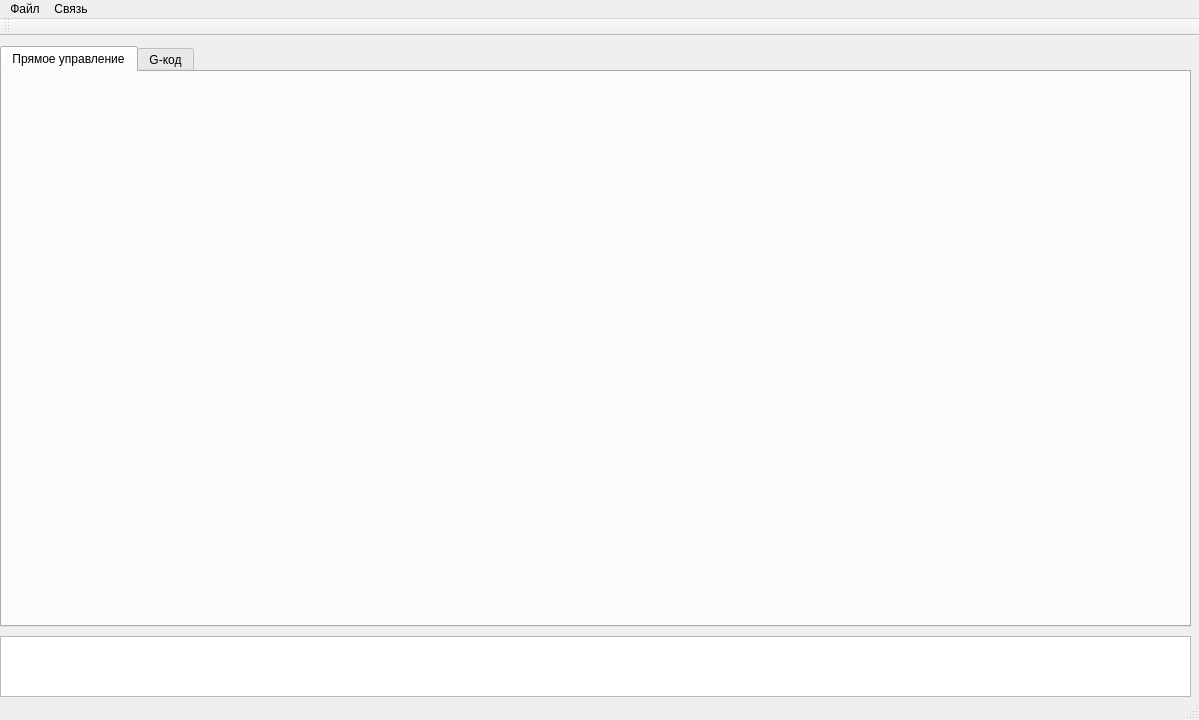
<?xml version="1.0" encoding="UTF-8"?>
<ui version="4.0">
 <class>MainWindow</class>
 <widget class="QMainWindow" name="MainWindow">
  <property name="geometry">
   <rect>
    <x>0</x>
    <y>0</y>
    <width>1199</width>
    <height>720</height>
   </rect>
  </property>
  <property name="windowTitle">
   <string>MainWindow</string>
  </property>
  <widget class="QWidget" name="centralWidget">
   <widget class="consoleTextWidget" name="consoleWidget">
    <property name="geometry">
     <rect>
      <x>0</x>
      <y>600</y>
      <width>1191</width>
      <height>61</height>
     </rect>
    </property>
   </widget>
   <widget class="QTabWidget" name="tabWidget">
    <property name="geometry">
     <rect>
      <x>0</x>
      <y>10</y>
      <width>1191</width>
      <height>581</height>
     </rect>
    </property>
    <property name="currentIndex">
     <number>0</number>
    </property>
    <widget class="QWidget" name="tab">
     <attribute name="title">
      <string>Прямое управление</string>
     </attribute>
     <widget class="directManageWidget" name="DMWidget" native="true">
      <property name="geometry">
       <rect>
        <x>0</x>
        <y>0</y>
        <width>815</width>
        <height>344</height>
       </rect>
      </property>
     </widget>
    </widget>
    <widget class="QWidget" name="tab_2">
     <attribute name="title">
      <string>G-код</string>
     </attribute>
     <widget class="viewWidget" name="vWidget" native="true">
      <property name="geometry">
       <rect>
        <x>250</x>
        <y>10</y>
        <width>931</width>
        <height>501</height>
       </rect>
      </property>
     </widget>
     <widget class="QComboBox" name="penComboBox">
      <property name="geometry">
       <rect>
        <x>250</x>
        <y>520</y>
        <width>131</width>
        <height>22</height>
       </rect>
      </property>
      <property name="toolTip">
       <string>&lt;html&gt;&lt;head/&gt;&lt;body&gt;&lt;p&gt;Диаметр пера фломастера.&lt;/p&gt;&lt;p&gt;Определяет количество линий при &lt;/p&gt;&lt;p&gt;рисовании площадок и дорожек.&lt;/p&gt;&lt;/body&gt;&lt;/html&gt;</string>
      </property>
     </widget>
     <widget class="QDoubleSpinBox" name="ZSpinBox">
      <property name="geometry">
       <rect>
        <x>400</x>
        <y>520</y>
        <width>91</width>
        <height>22</height>
       </rect>
      </property>
      <property name="toolTip">
       <string>&lt;html&gt;&lt;head/&gt;&lt;body&gt;&lt;p&gt;Высота подъема по оси Z.&lt;/p&gt;&lt;p&gt;Определяет, на сколько поднимется &lt;/p&gt;&lt;p&gt;перо при переходе к следующей &lt;/p&gt;&lt;p&gt;линии.&lt;/p&gt;&lt;/body&gt;&lt;/html&gt;</string>
      </property>
      <property name="value">
       <double>1.000000000000000</double>
      </property>
     </widget>
     <widget class="QDoubleSpinBox" name="FSpinBox">
      <property name="geometry">
       <rect>
        <x>500</x>
        <y>520</y>
        <width>91</width>
        <height>22</height>
       </rect>
      </property>
      <property name="toolTip">
       <string>&lt;html&gt;&lt;head/&gt;&lt;body&gt;&lt;p&gt;Скорость подачи.&lt;/p&gt;&lt;/body&gt;&lt;/html&gt;</string>
      </property>
      <property name="value">
       <double>2.000000000000000</double>
      </property>
     </widget>
     <widget class="gCodeEditWidget" name="gCodeTextEdit" native="true">
      <property name="geometry">
       <rect>
        <x>10</x>
        <y>10</y>
        <width>231</width>
        <height>501</height>
       </rect>
      </property>
     </widget>
     <widget class="QPushButton" name="runPushButton">
      <property name="geometry">
       <rect>
        <x>10</x>
        <y>520</y>
        <width>75</width>
        <height>23</height>
       </rect>
      </property>
      <property name="text">
       <string>Запуск</string>
      </property>
     </widget>
    </widget>
   </widget>
  </widget>
  <widget class="QMenuBar" name="menuBar">
   <property name="geometry">
    <rect>
     <x>0</x>
     <y>0</y>
     <width>1199</width>
     <height>21</height>
    </rect>
   </property>
   <widget class="QMenu" name="menu">
    <property name="title">
     <string>Связь</string>
    </property>
    <addaction name="conntcnAction"/>
   </widget>
   <widget class="QMenu" name="menu_2">
    <property name="title">
     <string>Файл</string>
    </property>
    <addaction name="openAction"/>
   </widget>
   <addaction name="menu_2"/>
   <addaction name="menu"/>
  </widget>
  <widget class="QToolBar" name="mainToolBar">
   <attribute name="toolBarArea">
    <enum>TopToolBarArea</enum>
   </attribute>
   <attribute name="toolBarBreak">
    <bool>false</bool>
   </attribute>
  </widget>
  <widget class="QStatusBar" name="statusBar"/>
  <action name="conntcnAction">
   <property name="text">
    <string>Подключиться</string>
   </property>
  </action>
  <action name="openAction">
   <property name="text">
    <string>Открыть</string>
   </property>
  </action>
 </widget>
 <layoutdefault spacing="6" margin="11"/>
 <customwidgets>
  <customwidget>
   <class>directManageWidget</class>
   <extends>QWidget</extends>
   <header location="global">widgets\directmanagewidget.h</header>
   <container>1</container>
  </customwidget>
  <customwidget>
   <class>consoleTextWidget</class>
   <extends>QPlainTextEdit</extends>
   <header>widgets/consoletextwidget.h</header>
  </customwidget>
  <customwidget>
   <class>viewWidget</class>
   <extends>QWidget</extends>
   <header location="global">widgets\viewwidget.h</header>
   <container>1</container>
  </customwidget>
  <customwidget>
   <class>gCodeEditWidget</class>
   <extends>QWidget</extends>
   <header location="global">widgets\gcodeeditwidget.h</header>
   <container>1</container>
  </customwidget>
 </customwidgets>
 <resources/>
 <connections/>
</ui>
